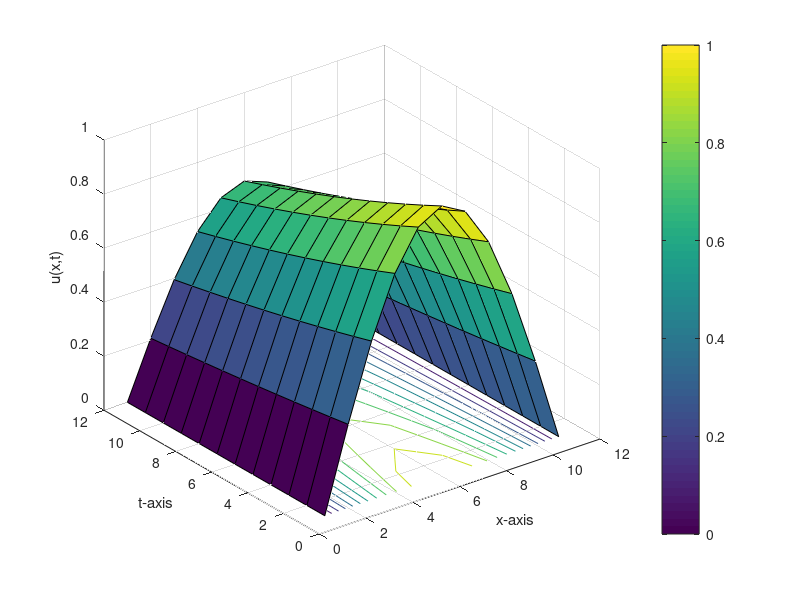
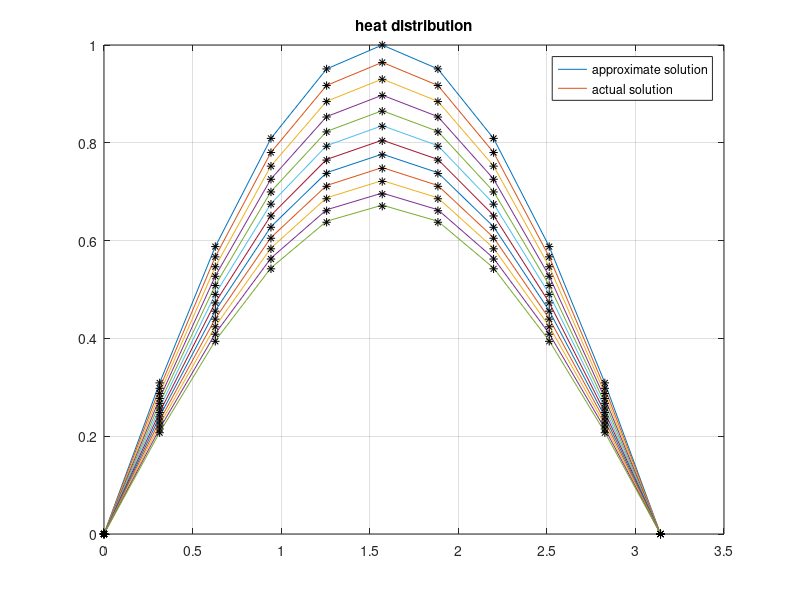

MATLAB code to generate these figures, in order:
% Use the Crank-Nicolson method to approximate the solution of the heat
% equation
%
% du/dt = d^2u/dx^2,   0 < x < pi,  0 < t,
% u(0,t) = u(pi,t) = 0,
% u(x,0) = sin(x)
%
% and compare the result to the actual solution
% u(x,t) = exp(-t)*sin(x)

function crank2
clc
clf
clear all
c=1;
a=0;
b=pi;
tf=0.4;
n=11;
m=12;
C1=0;
C2=0;
h=(b-a)/(n-1);
k=(tf-0)/(m-1);
r=(c^2*k)/(h^2);
s1=2+(2/r);
s2=(2/r)-2;
u=zeros(n,m);
for j=1:m
    u(1,j)=C1;
    u(n,j)=C2;
end
for i=2:n-1
    u(i,1)=f(a+(i-1)*h);
end
A=zeros(n,n);
A(1,1)=1;
A(n,n)=1;
for i=2:n-1
    A(i,i-1)=-1;
    A(i,i)=s1;
    A(i,i+1)=-1;
end
for j=2:m
    for i=2:n-1
        F(1,j-1)=C1;
        F(i,j-1)=u(i-1,j-1)+s2*u(i,j-1)+u(i+1,j-1);
        F(n,j-1)=C2;
    end
    u(:,j)=inv(A)*F(:,j-1);
end
disp('Result=')
num2str(u')
figure (1)
surfc(u')
colorbar
grid on
xlabel('x-axis');
ylabel('t-axis');
zlabel('u(x,t)');
hold off
figure(2)
x=linspace(a,b,n);
v=zeros(n,m);
for j=1:m
    v(:,j)=g(x,(j-1)*k);
end
plot(x,u)             
hold on
plot(x,v,'*k')        
grid on
title('heat distribution');
legend('approximate solution','actual solution');
function z=f(x)
z=sin(x);
function z=g(x,t)
z=exp(-t)*sin(x);
